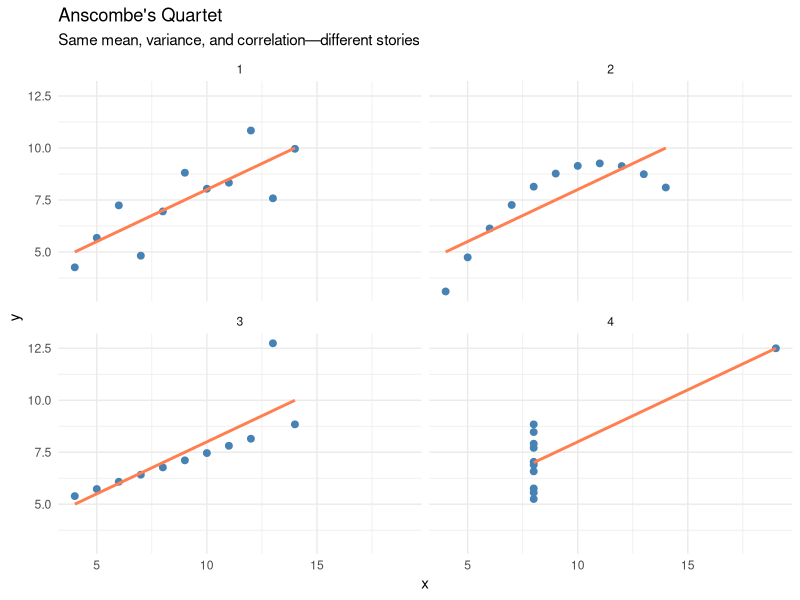
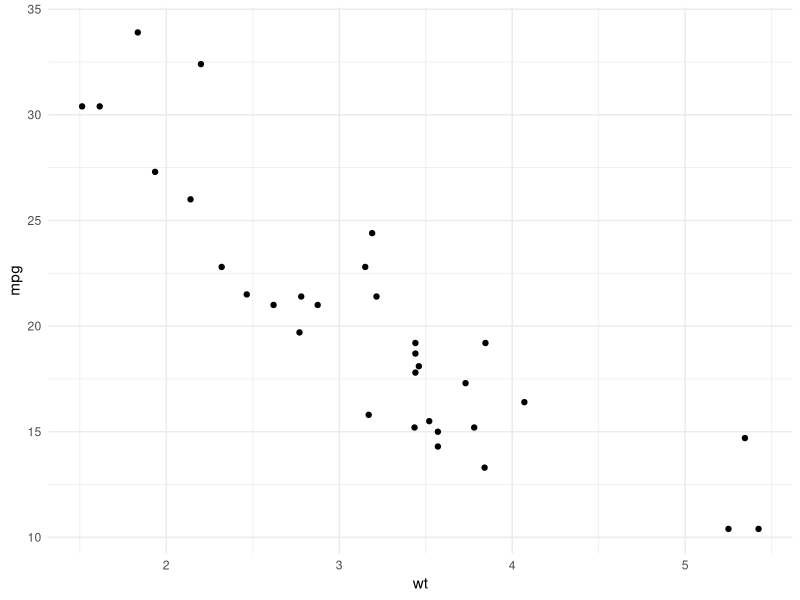
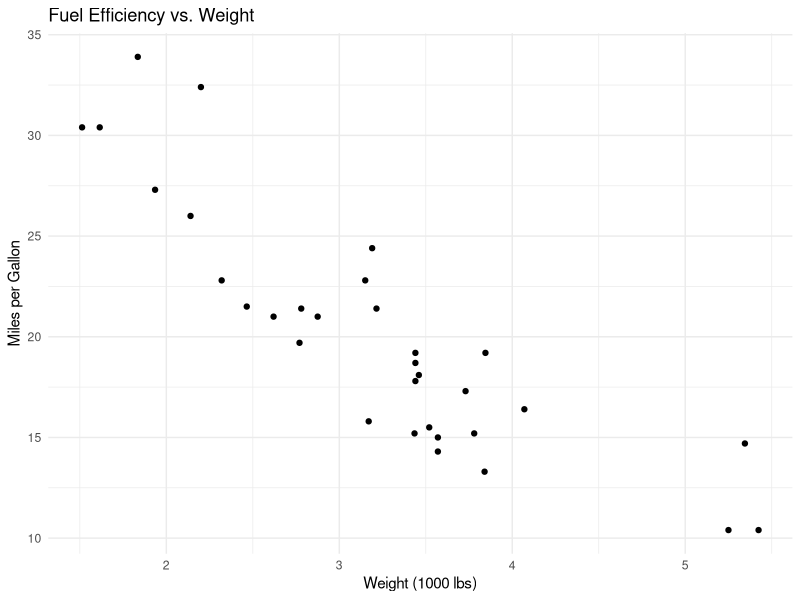
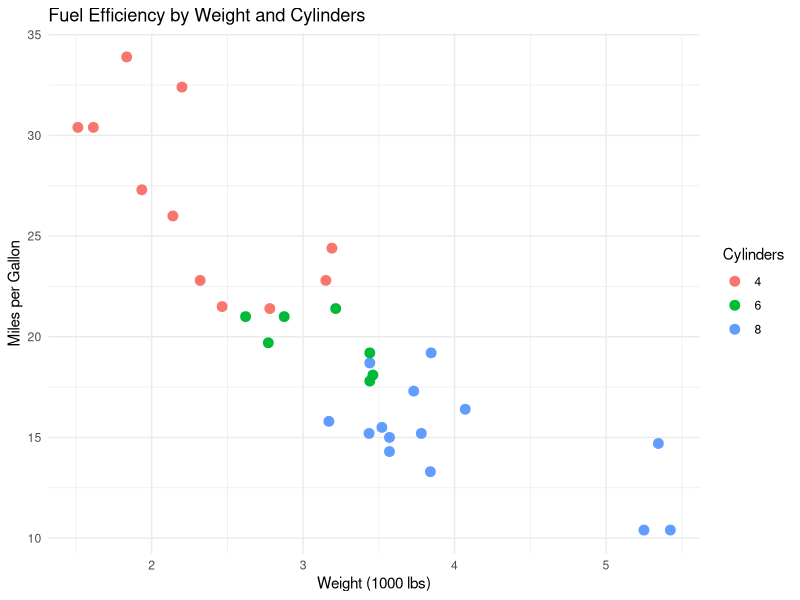
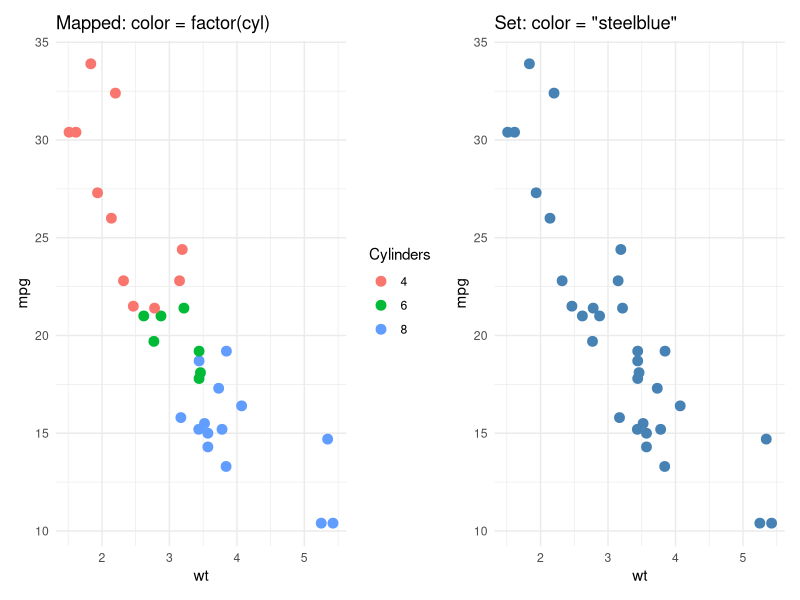
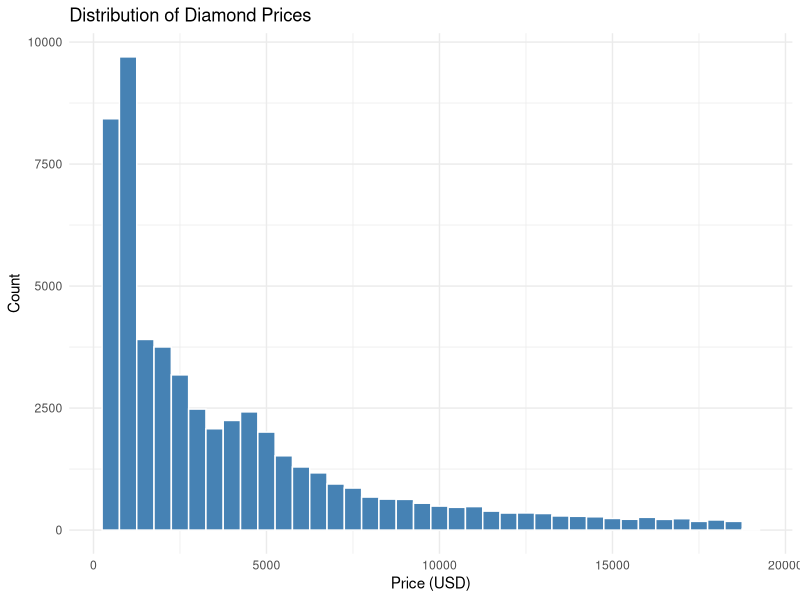
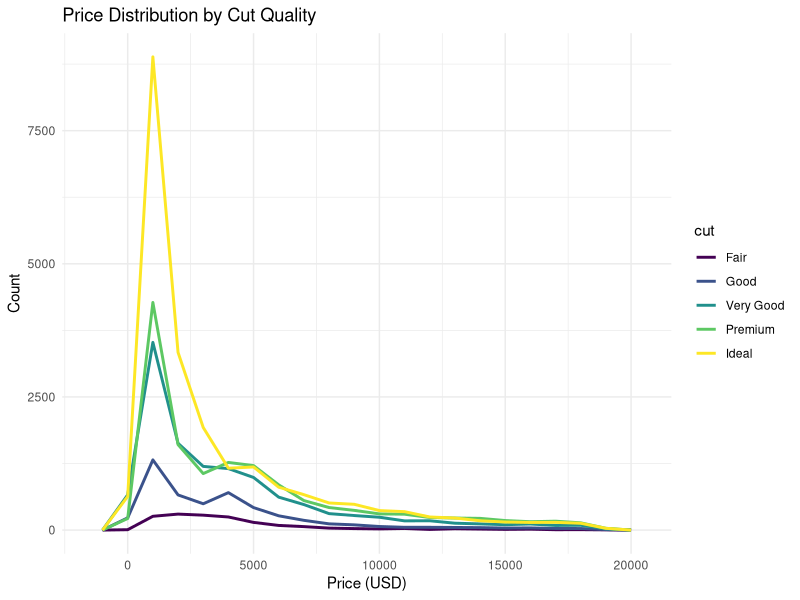
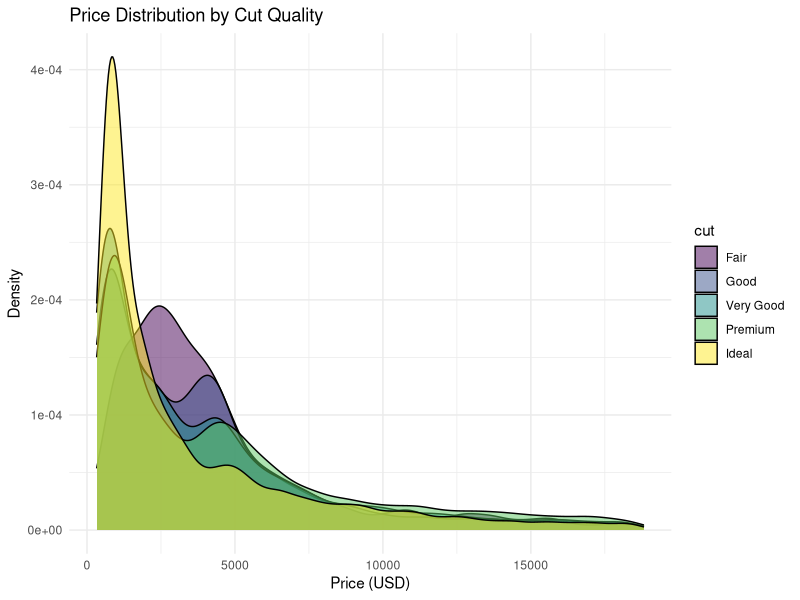

These charts were generated, in order, by the following R code:
## ---- chunk 1
#| label: ch09-setup
#| include: false
library(tidyverse)
library(dslabs)
theme_set(theme_minimal())
## ---- chunk 2
#| label: fig-anscombes
#| fig-cap: "Anscombe's Quartet: Four datasets with identical summary statistics but very different patterns"
#| fig-height: 6

# Anscombe's Quartet demonstration
anscombe_long <- anscombe |>
  pivot_longer(everything(),
               names_to = c(".value", "set"),
               names_pattern = "(.)(.)")

ggplot(anscombe_long, aes(x = x, y = y)) +
  geom_point(size = 2, color = "steelblue") +
  geom_smooth(method = "lm", se = FALSE, color = "coral") +
  facet_wrap(~set, ncol = 2) +
  labs(title = "Anscombe's Quartet",
       subtitle = "Same mean, variance, and correlation—different stories") +
  theme_minimal()
## ---- chunk 3
#| label: fig-basic-ggplot
#| fig-cap: "A minimal ggplot2 scatter plot of car weight against fuel efficiency"

# Start with data and aesthetics
ggplot(data = mtcars, aes(x = wt, y = mpg)) +
  # Add a geometry layer
  geom_point()
## ---- chunk 4
#| label: fig-scatter
#| fig-cap: "Relationship between car weight and fuel efficiency"

ggplot(mtcars, aes(x = wt, y = mpg)) +
  geom_point() +
  labs(
    title = "Fuel Efficiency vs. Weight",
    x = "Weight (1000 lbs)",
    y = "Miles per Gallon"
  )
## ---- chunk 5
#| label: fig-scatter-color
#| fig-cap: "Scatter plot with color representing cylinders"

ggplot(mtcars, aes(x = wt, y = mpg, color = factor(cyl))) +
  geom_point(size = 3) +
  labs(
    title = "Fuel Efficiency by Weight and Cylinders",
    x = "Weight (1000 lbs)",
    y = "Miles per Gallon",
    color = "Cylinders"
  )
## ---- chunk 6
#| label: fig-mapping-vs-setting
#| fig-cap: "Left: colour mapped to a variable inside `aes()`, producing a legend. Right: colour set to a constant outside `aes()`."
#| fig-height: 3.5

library(patchwork)

p_mapped <- ggplot(mtcars, aes(x = wt, y = mpg, color = factor(cyl))) +
  geom_point(size = 3) +
  labs(title = "Mapped: color = factor(cyl)", color = "Cylinders")

p_set <- ggplot(mtcars, aes(x = wt, y = mpg)) +
  geom_point(size = 3, color = "steelblue") +
  labs(title = "Set: color = \"steelblue\"")

p_mapped + p_set
## ---- chunk 7
#| label: fig-histogram
#| fig-cap: "Distribution of diamond prices"

ggplot(diamonds, aes(x = price)) +
  geom_histogram(binwidth = 500, fill = "steelblue", color = "white") +
  labs(
    title = "Distribution of Diamond Prices",
    x = "Price (USD)",
    y = "Count"
  )
## ---- chunk 8
#| label: fig-freqpoly
#| fig-cap: "Comparing distributions with frequency polygons"

ggplot(diamonds, aes(x = price, color = cut)) +
  geom_freqpoly(binwidth = 1000, linewidth = 1) +
  labs(
    title = "Price Distribution by Cut Quality",
    x = "Price (USD)",
    y = "Count"
  )
## ---- chunk 9
#| label: fig-density
#| fig-cap: "Density plot comparing distributions by cut quality"

ggplot(diamonds, aes(x = price, fill = cut)) +
  geom_density(alpha = 0.5) +
  labs(
    title = "Price Distribution by Cut Quality",
    x = "Price (USD)",
    y = "Density"
  )
## ---- chunk 10
#| label: fig-boxplot
#| fig-cap: "Fuel efficiency by number of cylinders"

ggplot(mtcars, aes(x = factor(cyl), y = mpg, fill = factor(cyl))) +
  geom_boxplot(show.legend = FALSE) +
  labs(
    title = "Fuel Efficiency by Cylinder Count",
    x = "Number of Cylinders",
    y = "Miles per Gallon"
  )
## ---- chunk 11
#| label: fig-bar
#| fig-cap: "Count of diamonds by cut quality"

ggplot(diamonds, aes(x = cut, fill = cut)) +
  geom_bar(show.legend = FALSE) +
  labs(
    title = "Diamond Count by Cut Quality",
    x = "Cut",
    y = "Count"
  )
## ---- chunk 12
#| label: fig-bar-dodge
#| fig-cap: "Grouped bar chart showing cut quality by clarity"

ggplot(diamonds, aes(x = cut, fill = clarity)) +
  geom_bar(position = "dodge") +
  labs(
    title = "Diamond Count by Cut and Clarity",
    x = "Cut",
    y = "Count"
  )
## ---- chunk 13
#| label: fig-bar-horizontal
#| fig-cap: "Horizontal bar chart for better label readability"

ggplot(mpg, aes(x = class, fill = class)) +
  geom_bar(show.legend = FALSE) +
  coord_flip() +
  labs(
    title = "Vehicle Count by Class",
    x = NULL,
    y = "Count"
  )
## ---- chunk 14
#| label: fig-line
#| fig-cap: "Example line plot"

# Create sample time series data
set.seed(42)
time_data <- tibble(
  day = 1:30,
  value = cumsum(rnorm(30))
)

ggplot(time_data, aes(x = day, y = value)) +
  geom_line(color = "darkblue", linewidth = 1) +
  geom_point(color = "darkblue") +
  labs(
    title = "Simulated Time Series",
    x = "Day",
    y = "Value"
  )
## ---- chunk 15
#| label: fig-combined
#| fig-cap: "Scatter plot with trend line"

ggplot(mtcars, aes(x = wt, y = mpg)) +
  geom_point(aes(color = factor(cyl)), size = 3) +
  geom_smooth(method = "lm", se = TRUE, color = "black") +
  labs(
    title = "Weight vs. MPG with Linear Trend",
    x = "Weight (1000 lbs)",
    y = "Miles per Gallon",
    color = "Cylinders"
  )
## ---- chunk 16
#| label: fig-facet-wrap
#| fig-cap: "MPG vs weight, faceted by cylinder count"

ggplot(mtcars, aes(x = wt, y = mpg)) +
  geom_point() +
  geom_smooth(method = "lm", se = FALSE) +
  facet_wrap(~cyl) +
  labs(
    title = "Fuel Efficiency by Weight (Panels by Cylinders)",
    x = "Weight (1000 lbs)",
    y = "Miles per Gallon"
  )
## ---- chunk 17
#| label: fig-facet-grid
#| fig-cap: "Two-dimensional faceting"

ggplot(mtcars, aes(x = wt, y = mpg)) +
  geom_point() +
  facet_grid(am ~ cyl, labeller = labeller(
    am = c("0" = "Automatic", "1" = "Manual"),
    cyl = c("4" = "4 cyl", "6" = "6 cyl", "8" = "8 cyl")
  )) +
  labs(
    title = "MPG by Weight, Transmission, and Cylinders",
    x = "Weight (1000 lbs)",
    y = "Miles per Gallon"
  )
## ---- chunk 18
#| label: fig-labels
#| fig-cap: "Plot with comprehensive labels"

ggplot(mtcars, aes(x = wt, y = mpg)) +
  geom_point() +
  labs(
    title = "Car Fuel Efficiency",
    subtitle = "Data from the 1974 Motor Trend magazine",
    x = "Weight (1000 lbs)",
    y = "Miles per Gallon",
    caption = "Source: mtcars dataset"
  )
## ---- chunk 19
#| label: fig-themes
#| fig-cap: "Comparison of ggplot2 themes"
#| fig-height: 8

library(patchwork)

p <- ggplot(mtcars, aes(x = wt, y = mpg)) +
  geom_point() +
  labs(title = "")

p1 <- p + theme_gray() + labs(title = "theme_gray (default)")
p2 <- p + theme_minimal() + labs(title = "theme_minimal")
p3 <- p + theme_classic() + labs(title = "theme_classic")
p4 <- p + theme_bw() + labs(title = "theme_bw")

(p1 + p2) / (p3 + p4)
## ---- chunk 20
#| label: fig-theme-tweaks
#| fig-cap: "Rotated axis labels and a bottom legend via `theme()`"

ggplot(mpg, aes(x = manufacturer, y = hwy, fill = drv)) +
  geom_boxplot() +
  labs(x = NULL, y = "Highway MPG", fill = "Drive") +
  theme_classic() +
  theme(
    axis.text.x = element_text(angle = 45, hjust = 1),
    legend.position = "bottom"
  )
## ---- chunk 21
#| label: fig-log-scale
#| fig-cap: "The same simulated expression data on linear axes (left) and log axes (right)"
#| fig-height: 4

set.seed(123)
expression_sim <- tibble(
  gene_a = rlnorm(200, meanlog = 2, sdlog = 1.5),
  gene_b = rlnorm(200, meanlog = 3, sdlog = 1.2)
)

p_raw <- ggplot(expression_sim, aes(x = gene_a, y = gene_b)) +
  geom_point(alpha = 0.5) +
  labs(title = "Linear axes", x = "Gene A expression", y = "Gene B expression")

p_log <- p_raw +
  scale_x_log10() +
  scale_y_log10() +
  labs(title = "Log axes")

p_raw + p_log
## ---- chunk 22
#| label: fig-colors
#| fig-cap: "A qualitative ColorBrewer palette for an unordered categorical variable"

ggplot(mtcars, aes(x = wt, y = mpg, color = factor(cyl))) +
  geom_point(size = 3) +
  scale_color_brewer(palette = "Set1") +
  labs(
    title = "Using Color Brewer Palette",
    color = "Cylinders"
  ) +
  theme_minimal()
## ---- chunk 23
#| label: fig-color-scale-types
#| fig-cap: "A sequential viridis scale for density (left) and a diverging scale centred on zero for correlations (right)"
#| fig-height: 4

p_seq <- ggplot(faithfuld, aes(waiting, eruptions, fill = density)) +
  geom_tile() +
  scale_fill_viridis_c() +
  labs(title = "Sequential", x = "Waiting (min)", y = "Eruption (min)")

corr_df <- cor(mtcars[, 1:6]) |>
  as.table() |>
  as.data.frame() |>
  setNames(c("var1", "var2", "correlation"))

p_div <- ggplot(corr_df, aes(var1, var2, fill = correlation)) +
  geom_tile() +
  scale_fill_gradient2(low = "steelblue", mid = "white", high = "firebrick",
                       midpoint = 0) +
  labs(title = "Diverging", x = NULL, y = NULL) +
  theme(axis.text.x = element_text(angle = 45, hjust = 1))

p_seq + p_div
## ---- chunk 24
#| label: fig-show-data
#| fig-cap: "Showing raw data with summary statistics"

ggplot(mtcars, aes(x = factor(cyl), y = mpg)) +
  geom_boxplot(outlier.shape = NA, fill = "lightblue") +
  geom_jitter(width = 0.2, alpha = 0.5) +
  labs(
    title = "Show the Data, Not Just the Summary",
    x = "Cylinders",
    y = "MPG"
  )
## ---- chunk 25
#| label: fig-bar-vs-pie
#| fig-cap: "The same four values as a bar chart (lengths on a common scale) and a pie chart (angles): the ranking is instant on the left and requires effort on the right"
#| fig-height: 4

funding <- tibble(
  field = c("Engineering", "Medicine", "Natural Sciences", "Social Sciences"),
  pct = c(35, 28, 22, 15)
)

p_bar <- ggplot(funding, aes(x = reorder(field, pct), y = pct)) +
  geom_col(fill = "steelblue") +
  coord_flip() +
  labs(title = "Bar chart", x = NULL, y = "Funding (%)")

p_pie <- ggplot(funding, aes(x = "", y = pct, fill = field)) +
  geom_col(width = 1) +
  coord_polar("y") +
  labs(title = "Pie chart", fill = NULL) +
  theme_void() +
  theme(legend.position = "bottom")

p_bar + p_pie
## ---- chunk 26
#| label: fig-ordered
#| fig-cap: "Ordering categories by value aids comparison"

# Calculate mean mpg by manufacturer
mtcars_summary <- mtcars |>
  mutate(car = rownames(mtcars)) |>
  slice_head(n = 10) |>
  mutate(car = reorder(car, mpg))  # Order car names by mpg values

ggplot(mtcars_summary, aes(x = car, y = mpg)) +
  geom_col(fill = "steelblue") +
  coord_flip() +
  labs(
    title = "Fuel Efficiency by Car (Ordered)",
    x = NULL,
    y = "Miles per Gallon"
  )
## ---- chunk 27
#| label: fig-reorder-example
#| fig-cap: "Highway MPG by vehicle class, with classes ordered by their median using `reorder()`"

# Order vehicle class by median highway mpg
ggplot(mpg, aes(x = reorder(class, hwy, FUN = median), y = hwy)) +
  geom_boxplot(fill = "lightblue") +
  coord_flip() +
  labs(
    title = "Highway MPG by Vehicle Class",
    subtitle = "Ordered by median MPG",
    x = NULL,
    y = "Highway MPG"
  )
## ---- chunk 28
#| label: fig-include-zero
#| fig-cap: "The same three values with a truncated axis (left) and a full axis (right). The left panel makes a 9% difference look like a several-fold one."
#| fig-height: 4

sales <- tibble(
  quarter = c("Q1", "Q2", "Q3"),
  revenue = c(100, 105, 109)
)

p_trunc <- ggplot(sales, aes(x = quarter, y = revenue)) +
  geom_col(fill = "coral") +
  coord_cartesian(ylim = c(98, 110)) +
  labs(title = "Truncated axis: misleading", x = NULL, y = "Revenue")

p_full <- ggplot(sales, aes(x = quarter, y = revenue)) +
  geom_col(fill = "coral") +
  labs(title = "Full axis: honest", x = NULL, y = "Revenue")

p_trunc + p_full
## ---- chunk 29
#| label: fig-zero-context
#| fig-cap: "Daily temperatures with zero forced onto the axis (left) and on their natural range (right). Zero has no special meaning here, so the right panel is the better plot."
#| fig-height: 4

set.seed(42)
temps <- tibble(day = 1:30, temp = rnorm(30, mean = 22, sd = 2))

p_zero <- ggplot(temps, aes(x = day, y = temp)) +
  geom_line(color = "firebrick") +
  expand_limits(y = 0) +
  labs(title = "Including zero: wastes space", y = "Temperature (°C)")

p_auto <- ggplot(temps, aes(x = day, y = temp)) +
  geom_line(color = "firebrick") +
  labs(title = "Natural range: shows variation", y = "Temperature (°C)")

p_zero + p_auto
## ---- chunk 30
#| label: fig-colorblind
#| fig-cap: "Colorblind-friendly palette"

# Colorblind-friendly colors
cb_palette <- c("#E69F00", "#56B4E9", "#009E73", "#F0E442",
                "#0072B2", "#D55E00", "#CC79A7")

ggplot(mtcars, aes(x = wt, y = mpg, color = factor(cyl))) +
  geom_point(size = 3) +
  scale_color_manual(values = cb_palette) +
  labs(
    title = "Using a Colorblind-Friendly Palette",
    color = "Cylinders"
  ) +
  theme_minimal()
## ---- chunk 31
#| label: fig-color-plus-shape
#| fig-cap: "Redundant encoding: drive type is mapped to both colour and shape, so the groups remain distinguishable without colour"

ggplot(mpg, aes(x = displ, y = hwy, color = drv, shape = drv)) +
  geom_point(size = 3) +
  scale_color_viridis_d() +
  labs(
    title = "Color + Shape: Accessible Design",
    x = "Engine Displacement (L)", y = "Highway MPG",
    color = "Drive Type", shape = "Drive Type"
  ) +
  theme_minimal()
## ---- chunk 32
#| label: fig-distributions
#| fig-cap: "Comparing distributions with density plots"

ggplot(iris, aes(x = Sepal.Length, fill = Species)) +
  geom_density(alpha = 0.6) +
  scale_fill_brewer(palette = "Set2") +
  labs(
    title = "Sepal Length Distribution by Species",
    x = "Sepal Length (cm)",
    y = "Density"
  ) +
  theme_minimal()
## ---- chunk 33
#| label: fig-slope
#| fig-cap: "Slope chart showing change over time"

# Sample before-after data
change_data <- tibble(
  subject = rep(LETTERS[1:5], 2),
  time = rep(c("Before", "After"), each = 5),
  value = c(10, 12, 8, 15, 11, 14, 15, 11, 18, 13)
)

ggplot(change_data, aes(x = time, y = value, group = subject)) +
  geom_line(aes(color = subject), linewidth = 1) +
  geom_point(aes(color = subject), size = 3) +
  labs(
    title = "Before-After Comparison",
    x = NULL,
    y = "Value"
  ) +
  theme_minimal()
## ---- chunk 34
#| label: fig-overplotting
#| fig-cap: "Five thousand points as opaque dots (left), with `alpha = 0.1` (centre), and as filled 2D density contours with `geom_density_2d_filled()` (right)"
#| fig-height: 3.5

set.seed(42)
dense <- tibble(x = rnorm(5000), y = rnorm(5000))

p_over <- ggplot(dense, aes(x, y)) +
  geom_point() +
  labs(title = "Overplotted")

p_alpha <- ggplot(dense, aes(x, y)) +
  geom_point(alpha = 0.1) +
  labs(title = "alpha = 0.1")

p_dens <- ggplot(dense, aes(x, y)) +
  geom_density_2d_filled(show.legend = FALSE) +
  labs(title = "2D density")

p_over + p_alpha + p_dens
